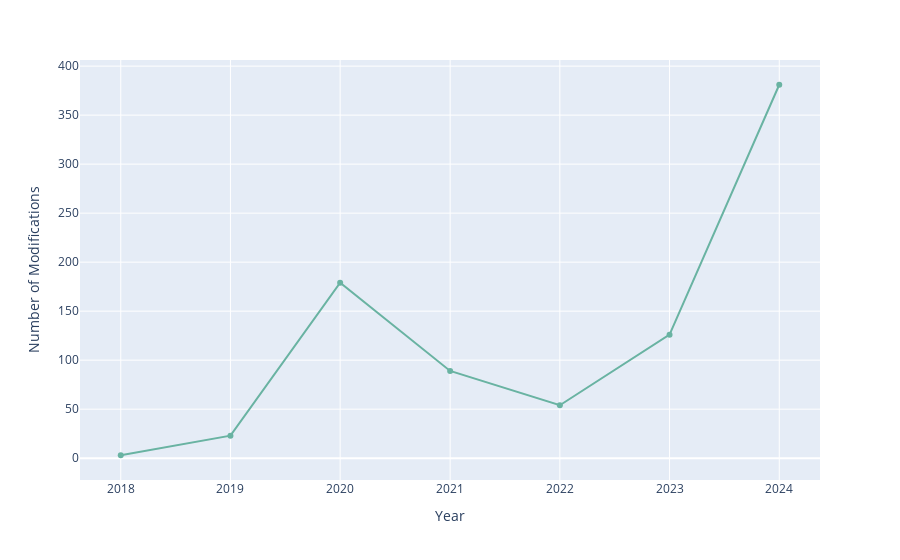

Notebook cell for this chart:
### Code cell
df['dateModified'] = pd.to_datetime(df['dateModified'])

df['Period'] = df['dateModified'].dt.to_period("Y")

modification_counts = df.groupby('Period').size()

fig = px.line(df, x=modification_counts.index.to_timestamp(), y=modification_counts, markers=True,
              labels=dict(x="Year", y = "Number of Modifications"))
fig.update_traces(line_color='#69b3a2')

fig.show()

### Figure 1 — Plotly figure (JSON) as saved in the notebook; plotly's stock layout.template omitted (floating-point values rounded to 4 significant figures)
{"data": [{"hovertemplate": "Year=%{x}<br>Number of Modifications=%{y}<extra></extra>", "legendgroup": "", "line": {"color": "#69b3a2", "dash": "solid"}, "marker": {"symbol": "circle"}, "mode": "lines+markers", "name": "", "orientation": "v", "showlegend": false, "type": "scatter", "x": ["2018-01-01T00:00:00", "2019-01-01T00:00:00", "2020-01-01T00:00:00", "2021-01-01T00:00:00", "2022-01-01T00:00:00", "2023-01-01T00:00:00", "2024-01-01T00:00:00"], "xaxis": "x", "y": [3, 23, 179, 89, 54, 126, 381], "yaxis": "y"}], "layout": {"legend": {"tracegroupgap": 0}, "margin": {"t": 60}, "xaxis": {"anchor": "y", "domain": [0, 1], "title": {"text": "Year"}}, "yaxis": {"anchor": "x", "domain": [0, 1], "title": {"text": "Number of Modifications"}}}}
